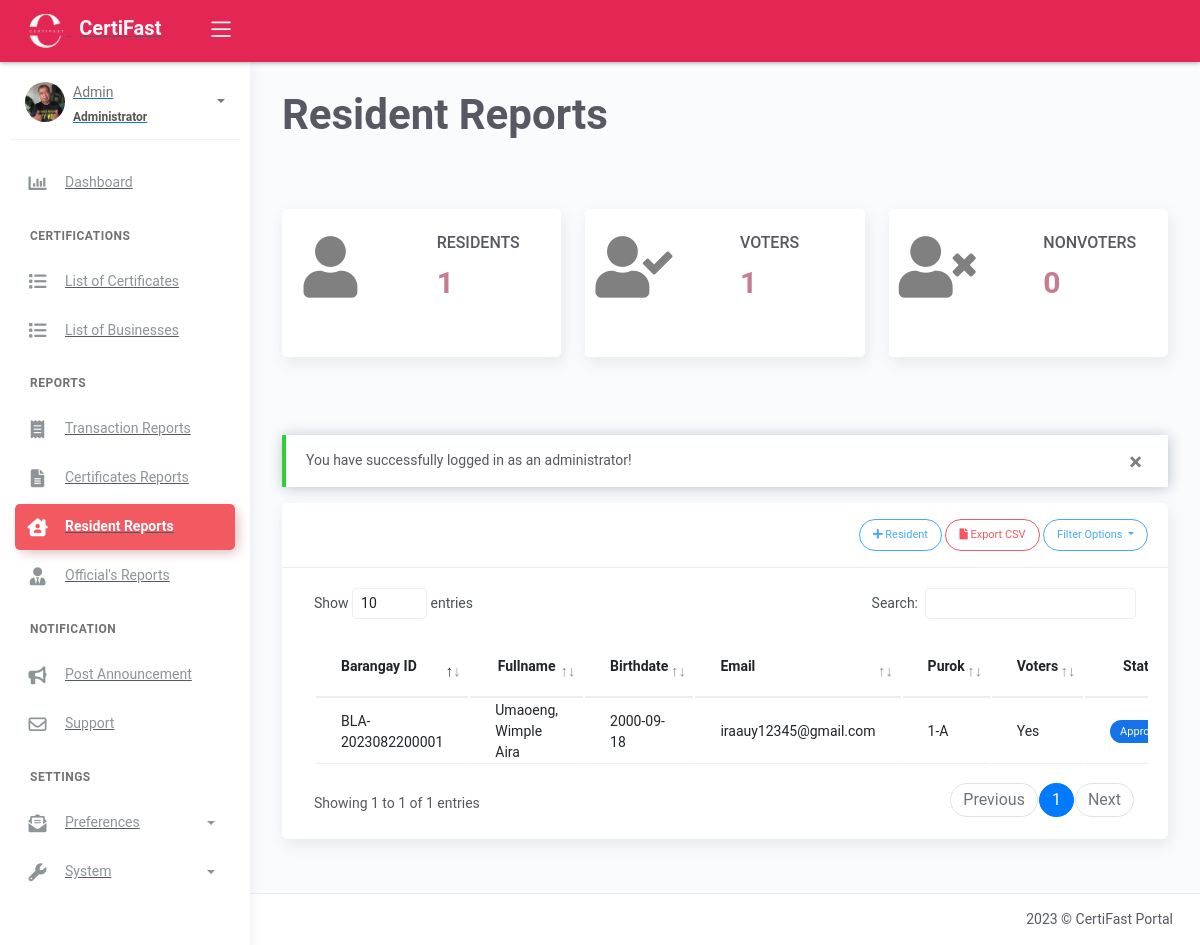
The app's page /resident.php (signed in), older data.
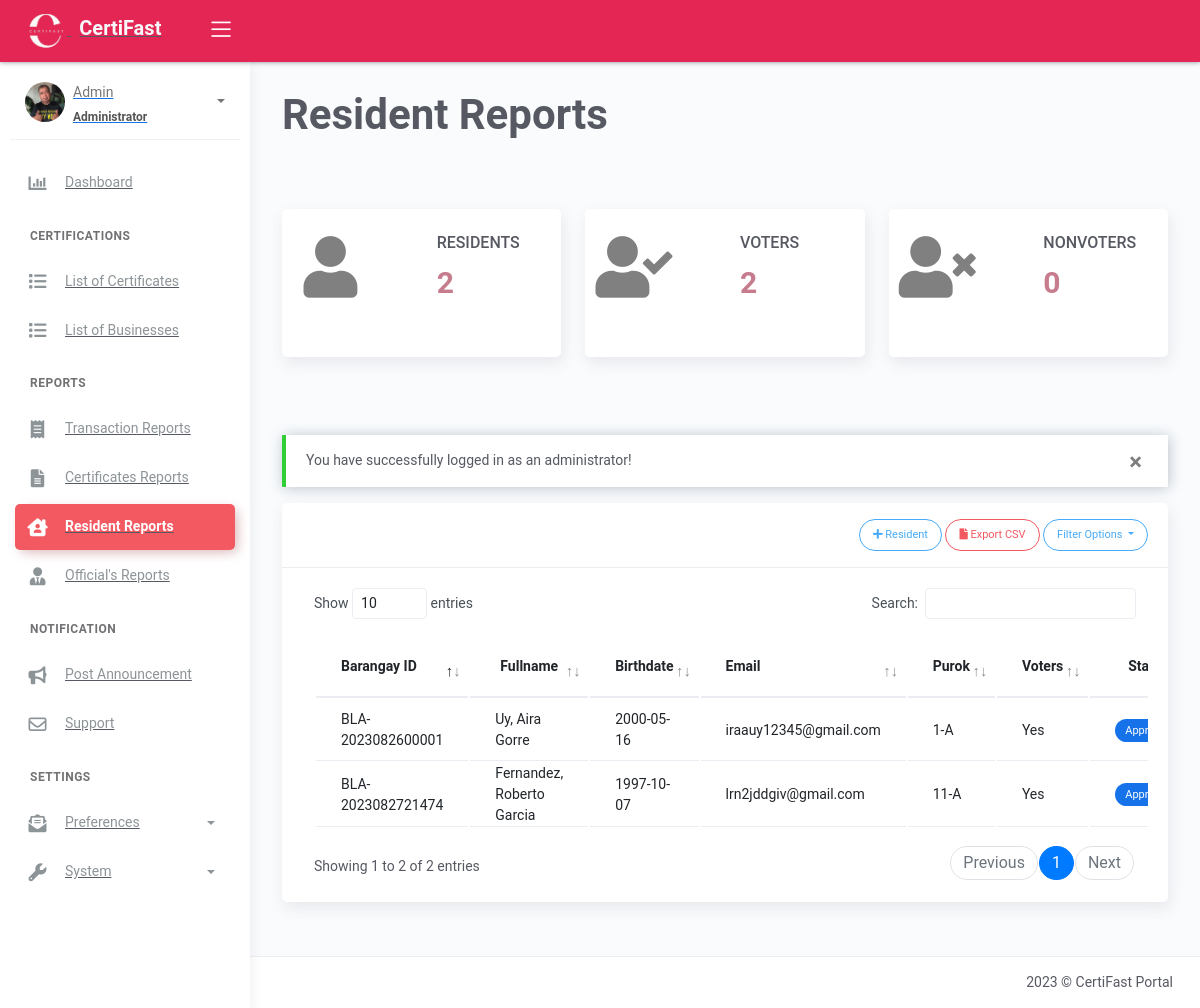
The same page, newer data.
### tables this page shows
CREATE TABLE `tblresident` (
  `id` int(11) NOT NULL AUTO_INCREMENT,
  `national_id` varchar(100) DEFAULT NULL,
  `citizenship` varchar(50) DEFAULT NULL,
  `picture` text DEFAULT NULL,
  `firstname` varchar(50) DEFAULT NULL,
  `middlename` varchar(50) DEFAULT NULL,
  `lastname` varchar(50) DEFAULT NULL,
  `address` varchar(255) DEFAULT NULL,
  `birthplace` varchar(80) DEFAULT NULL,
  `birthdate` date DEFAULT NULL,
  `age` int(11) DEFAULT NULL,
  `civilstatus` varchar(20) DEFAULT NULL,
  `gender` varchar(20) DEFAULT NULL,
  `purok` varchar(50) DEFAULT NULL,
  `voterstatus` varchar(20) DEFAULT NULL,
  `taxno` varchar(30) DEFAULT NULL,
  `phone` varchar(50) DEFAULT NULL,
  `email` varchar(50) DEFAULT NULL,
  `occupation` varchar(100) DEFAULT NULL,
  `resident_type` int(11) DEFAULT 1,
  `residency_status` varchar(50) NOT NULL,
  `requester` varchar(255) NOT NULL,
  `residency_date` date NOT NULL DEFAULT current_timestamp(),
  PRIMARY KEY (`id`)
);

### resident.php (the view, shortened to what the changed rows need)
<?php include 'server/server.php' ?>
<?php
	$query = "SELECT * FROM `tblresident` WHERE residency_status='approved' ORDER BY `id` DESC";
    $result = $conn->query($query);
    $resident = array();
    while ($row = $result->fetch_assoc()) {
        $status = $row['residency_status'];
        $statusBadge = '';
        if ($status == 'on hold') {
            $statusBadge = '<span class="badge badge-warning">On Hold</span>';
        } elseif ($status == 'approved') {
            $statusBadge = '<span class="badge badge-primary">Approved</span>';
        }
        $row['residency_badge'] = $statusBadge;
        $resident[] = $row;
    }
    $query1 = "SELECT COUNT(*) AS total_resident FROM tblresident";
    $result1 = $conn->query($query1);
    if ($result1 && $result1->num_rows > 0) {
        $row3 = $result1->fetch_assoc();
        $totalresident = $row3['total_resident'];
    } else {
        $totalresident = 0;
    }
	$query2 = "SELECT * FROM tblresident WHERE voterstatus='Yes'";
    $result2 = $conn->query($query2);
	$votersyes= $result2->num_rows;
?>
<!DOCTYPE html>
<html lang="en">
<head>
	<?php include 'templates/header.php' ?>
</head>
<body>
	<div class="wrapper">
		<div class="main-panel">
			<div class="content">
				<div class="panel-header">
					<div class="page-inner">
						<div class="d-flex align-items-left align-items-md-center flex-column flex-md-row">
							<div>
								<h1 class="text-center fw-bold" style="font-size: 300%;">Resident Reports</h1>
							</div>
						</div>
					</div>
				</div>
                <div class="page-inner mt-2">
                    <div class="row">
                        <div class="col-md-4">
                            <div class="card card-stats card card-round">
                                <div class="card-body">
                                    <div class="row">
                                        <div class="col-2 col-stats">
                                            <div class="numbers mt-2">
                                                <h2 class="text-uppercase" style="font-size: 16px;">Residents</h2>
                                                <h3 class="fw-bold text-uppercase" style="font-size: 30px; color: #C77C8D;"><?= number_format($totalresident) ?></h3>
                                            </div>
                                        </div>
                                    </div>
                                </div>
                            </div>
                        </div>
                        <div class="col-md-4">
                            <div class="card card-stats card card-round">
                                <div class="card-body">
                                    <div class="row">
                                        <div class="col-2 col-stats">
                                            <div class="numbers mt-2">
                                                <h2 class="text-uppercase" style="font-size: 16px;">Voters</h2>
                                                <h3 class="fw-bold" style="font-size: 30px; color: #C77C8D;"><?= number_format($votersyes) ?></h3>
                                            </div>
                                        </div>
                                    </div>
                                </div>
                            </div>
                        </div>
                        <div class="col-md-4">
                            <div class="card card-stats card card-round">
                                <div class="card-body">
                                    <div class="row">
                                        <div class="col-2 col-stats">
                                            <div class="numbers mt-2">
                                                <h2 class="text-uppercase" style="font-size: 16px;">NonVoters</h2>
                                            </div>
                                        </div>
                                    </div>
                                </div>
                            </div>
                        </div>
                    </div>
                </div>
				<div class="page-inner">
					<div class="row">
						<div class="col-md-12">
                            <div class="card">
								<div class="card-body">
									<div class="table-responsive">
										<table id="residenttable" class="table">
											<thead>
												<tr>
												    <th scope="col">Barangay ID</th>
													<th class="text-center" scope="col">Fullname</th>
													<th scope="col">Birthdate</th>
                                                    <th scope="col">Email</th>
													<th scope="col">Purok</th>
                                                    <th scope="col">Voters</th>
                                                    <th class="text-center" scope="col">Status</th>
												</tr>
											</thead>
											<tbody>
												<?php if(!empty($resident)): ?>
													<?php $no=1; foreach($resident as $row): ?>
													<tr>
													    <td><?= $row['national_id'] ?></td>
														<td>
                                                            <?= ucwords($row['lastname'].', '.$row['firstname'].' '.$row['middlename']) ?>
                                                        </td>
														<td><?= $row['birthdate'] ?></td>
                                                        <td><?= $row['email'] ?></td>
                                                        <td><?= $row['purok'] ?></td>
                                                        <td><?= $row['voterstatus'] ?></td>
                                                        <td class="text-center"><?= $row['residency_badge'] ?></td>
													</tr>
													<?php $no++; endforeach ?>
												<?php endif ?>
											</tbody>
										</table>
									</div>
								</div>
							</div>
						</div>
					</div>
				</div>
			</div>
            </div>
        </div>
</body>
</html>

Row changes from the older to the newer data that the page shows:
removed tblresident: national "BLA-2023082200001", lastname+firstname+middlename "Umaoeng, Wimple Aira", birthdate "2000-09-18", email "iraauy12345@gmail.com", purok "1-A", voterstatus "Yes", residency_status "Approved"
added tblresident: national "BLA-2023082721474", lastname+firstname+middlename "Fernandez, Roberto Garcia", birthdate "1997-10-07", email "lrn2jddgiv@gmail.com", purok "11-A", voterstatus "Yes", residency_status "Approved"
added tblresident: national "BLA-2023082600001", lastname+firstname+middlename "Uy, Aira Gorre", birthdate "2000-05-16", email "iraauy12345@gmail.com", purok "1-A", voterstatus "Yes", residency_status "Approved"
Text that changed along with them:
$totalresident: "1" → "2"
$votersyes: "1" → "2"
text written by a page script: "Show entries Search: Showing 1 to 1 of 1 entries Previous 1 Next" → "Show entries Search: Showing 1 to 2 of 2 entries Previous 1 Next"
